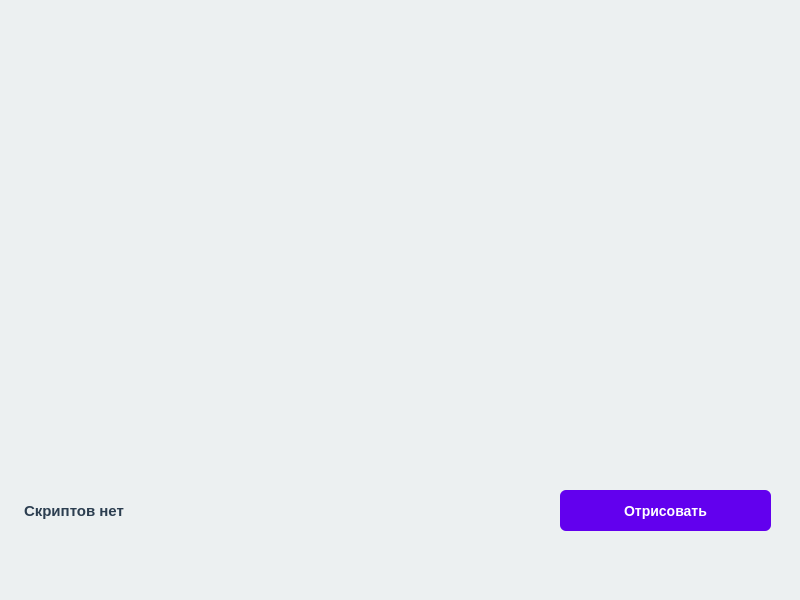
<?xml version="1.0" encoding="UTF-8"?>
<ui version="4.0">
 <class>MainWindow</class>
 <widget class="QMainWindow" name="MainWindow">
  <property name="geometry">
   <rect>
    <x>0</x>
    <y>0</y>
    <width>800</width>
    <height>600</height>
   </rect>
  </property>
  <property name="windowTitle">
   <string>MainWindow</string>
  </property>
  <property name="styleSheet">
   <string notr="true">QLabel {
    font-family: 'Segoe UI', sans-serif;
    font-size: 15px;
    color: #2c3e50;
    padding: 6px 0;
    font-weight: 500;
    qproperty-alignment: AlignLeft;
    background: transparent;
}
QWidget {
    background-color: #ecf0f1;
    font-family: 'Segoe UI', sans-serif;
    border-radius: 8px;
}</string>
  </property>
  <widget class="QWidget" name="centralwidget">
   <widget class="QWidget" name="widget" native="true">
    <property name="geometry">
     <rect>
      <x>20</x>
      <y>20</y>
      <width>751</width>
      <height>451</height>
     </rect>
    </property>
   </widget>
   <widget class="QPushButton" name="pushButton">
    <property name="geometry">
     <rect>
      <x>560</x>
      <y>490</y>
      <width>211</width>
      <height>41</height>
     </rect>
    </property>
    <property name="font">
     <font>
      <family>Segoe UI</family>
      <pointsize>-1</pointsize>
      <weight>62</weight>
      <bold>true</bold>
     </font>
    </property>
    <property name="styleSheet">
     <string notr="true">QPushButton {
    /* Основа */
    background-color: #6200EE; /* Фиолетовый (Material Design) */
    color: white;
    border: none;
    border-radius: 6px;
    padding: 10px 24px;
    font-size: 14px;
    font-weight: 500;
    
    /* Тень для объема */
    box-shadow: 0 2px 4px rgba(0, 0, 0, 0.2);
}

QPushButton:hover {
    background-color: #7C4DFF; /* Светлее на hover */
}

QPushButton:pressed {
    background-color: #3700B3; /* Темнее при нажатии */
    box-shadow: 0 1px 2px rgba(0, 0, 0, 0.1);
}

QPushButton:disabled {
    background-color: #E0E0E0;
    color: #9E9E9E;
}</string>
    </property>
    <property name="text">
     <string>Отрисовать</string>
    </property>
   </widget>
   <widget class="QLabel" name="label">
    <property name="geometry">
     <rect>
      <x>20</x>
      <y>495</y>
      <width>521</width>
      <height>31</height>
     </rect>
    </property>
    <property name="font">
     <font>
      <family>Segoe UI</family>
      <pointsize>-1</pointsize>
      <weight>62</weight>
      <bold>true</bold>
     </font>
    </property>
    <property name="text">
     <string>Скриптов нет</string>
    </property>
   </widget>
  </widget>
  <widget class="QMenuBar" name="menubar">
   <property name="geometry">
    <rect>
     <x>0</x>
     <y>0</y>
     <width>800</width>
     <height>25</height>
    </rect>
   </property>
  </widget>
  <widget class="QStatusBar" name="statusbar"/>
 </widget>
 <resources/>
 <connections/>
</ui>
